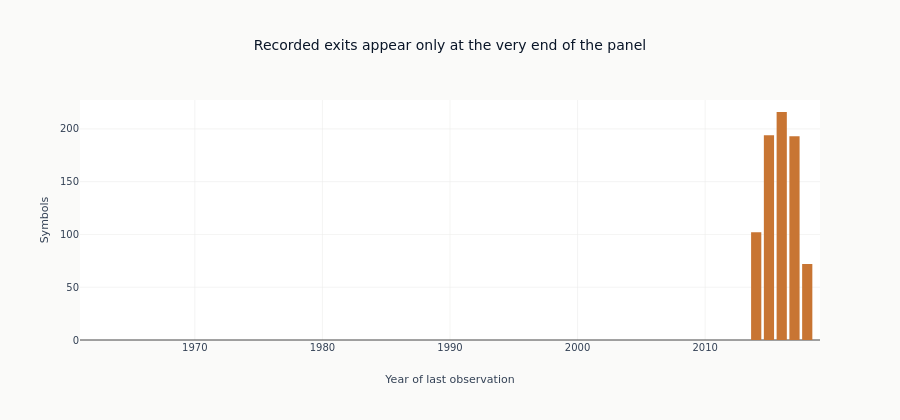

Notebook code cell kept with this figure:
### Markdown cell above
### The exit record starts abruptly

### Code cell
fig = go.Figure()
fig.add_trace(
    go.Bar(
        x=exits_by_year["year"].to_list(),
        y=exits_by_year["exits"].to_list(),
        marker_color=PALETTE["survivors"],
        name="Symbols leaving the panel",
    )
)
fig.update_layout(
    title="Recorded exits appear only at the very end of the panel",
    xaxis_title="Year of last observation",
    yaxis_title="Symbols",
    xaxis=dict(range=[lifespans["first_date"].min().year - 1, dataset_end.year + 1]),
    height=420,
    showlegend=False,
)
fig.show()

### Figure 1 — Plotly figure (JSON) as saved in the notebook; plotly's stock layout.template omitted (floating-point values rounded to 4 significant figures)
{"data": [{"marker": {"color": "#C87533"}, "name": "Symbols leaving the panel", "type": "bar", "x": [2014, 2015, 2016, 2017, 2018], "y": [102, 194, 216, 193, 72]}], "layout": {"height": 420, "showlegend": false, "title": {"text": "Recorded exits appear only at the very end of the panel"}, "xaxis": {"range": [1961, 2019], "title": {"text": "Year of last observation"}}, "yaxis": {"title": {"text": "Symbols"}}}}
